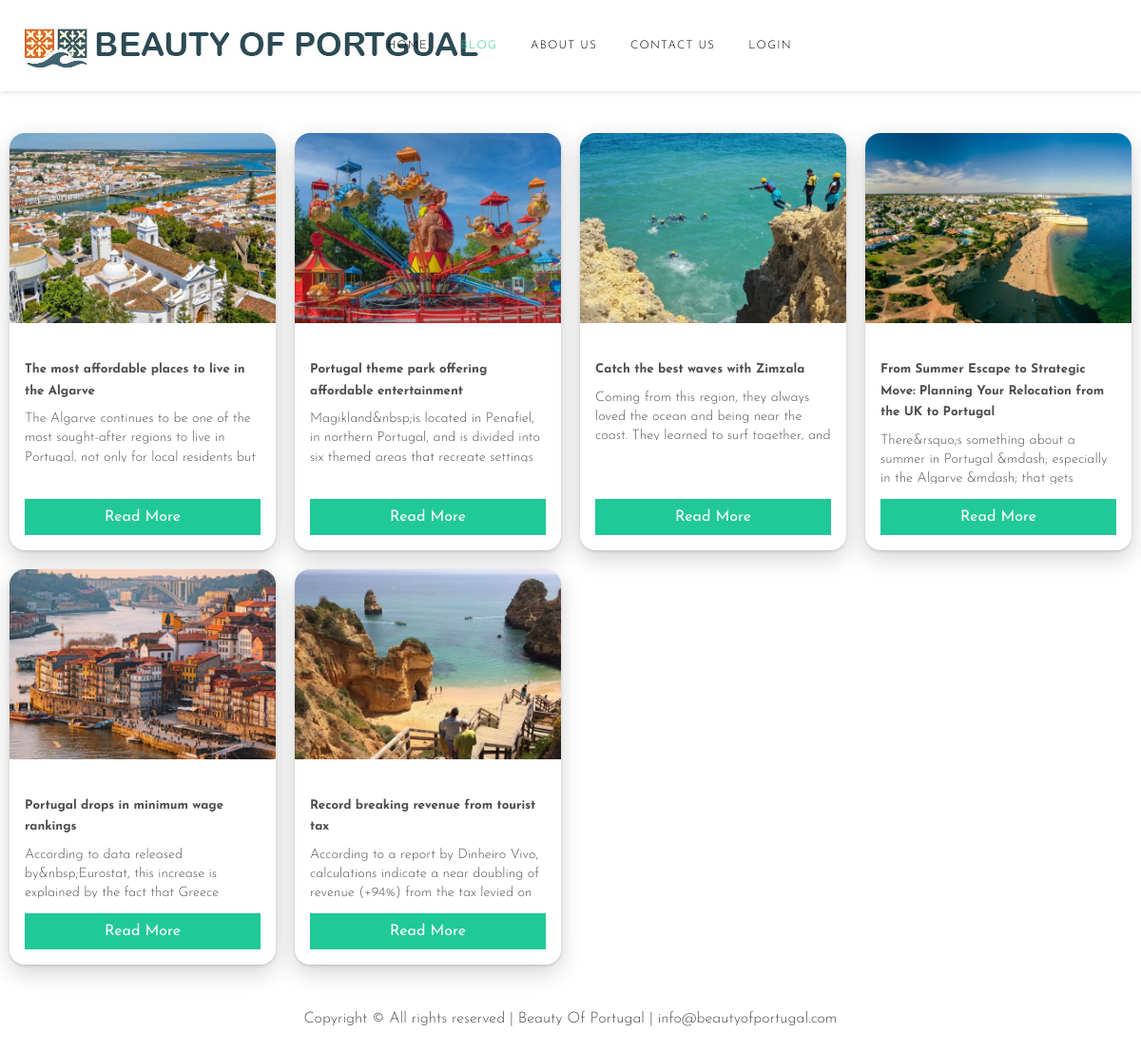
Screenshot of /blog/ with the database file from the repository.
### cms/models.py (models this page shows, shortened)
class Blog(models.Model):
    user = models.ForeignKey(User, on_delete=models.CASCADE, related_name="blogs")
    title = models.CharField(max_length=150)
    description = models.TextField()
    slug = models.SlugField(unique=True, blank=True, null=True)
    banner = models.ImageField(null=True, blank=True, upload_to="images/")
    created_at = models.DateTimeField(auto_now_add=True)

### landing/views.py (the view)
# urls.py: path('blog/', views.blog_list, name='blog'),
def blog_list(request):
    blogs = Blog.objects.all()
    return render(request, "blog.html", {"blogs": blogs})

### accounts/context_processors.py (called while the page is built)
def user_profile(request):
    if request.user.is_authenticated:
        try:
            profile = CustomUserProfile.objects.get(user=request.user)
        except CustomUserProfile.DoesNotExist:
            profile = None
        return {'user_profile': profile}
    return {}

### cart/context_processors.py (called while the page is built)
def cart_count(request):
    if request.user.is_authenticated:
        cart = Cart.objects.filter(user=request.user).first()
        if cart:
            total_quantity = CartItem.objects.filter(cart=cart).aggregate(total_quantity=models.Sum('quantity'))['total_quantity'] or 0
            return {'cart_count': total_quantity}
    return {'cart_count': 0}

### templates/blog.html (shortened to what this page needs)
{% extends 'landing_base.html' %}
{% block content %}
<div class="container-fluid blog-top-margin">
  <div class="row">
    {% for blog in blogs %}
    <div class="blog-col d-flex">
      <div class="blog-card w-100 h-100">
        {% if blog.banner %}
        <img src="{{ blog.banner.url }}" alt="{{ blog.title }}">
        {% endif %}
        <div class="blog-card-body">
          <div>
            <h5 class="blog-card-title">{{ blog.title }}</h5>
            <p class="blog-card-text">{{ blog.description|truncatewords:25|striptags }}</p>
          </div>
          <a href="{% url 'blog_detail' blog.slug %}" class="btn btn-primary w-100">Read More</a>
        </div>
      </div>
    </div>
    {% endfor %}
  </div>
</div>
{% endblock %}

### templates/landing_base.html (shortened to what this page needs)
{% load static %}
<!DOCTYPE html>
<html lang="en">
<head>
    <link rel="stylesheet" href="https://cdnjs.cloudflare.com/ajax/libs/font-awesome/5.15.4/css/all.min.css" />
    <link rel="stylesheet" href="{% static 'fonts/icomoon/style.css'%}">
    <link rel="stylesheet" href="{% static 'css/bootstrap.min.css'%}">
    <link rel="stylesheet" href="{% static 'css/magnific-popup.css'%}">
    <link rel="stylesheet" href="{% static 'css/jquery-ui.css'%}">
    <link rel="stylesheet" href="{% static 'css/owl.carousel.min.css'%}">
    <link rel="stylesheet" href="{% static 'css/owl.theme.default.min.css'%}">
    <link rel="stylesheet" href="{% static 'css/lightgallery.min.css'%}">
    <link rel="stylesheet" href="{% static 'css/bootstrap-datepicker.css'%}">
    <link rel="stylesheet" href="{% static 'fonts/flaticon/font/flaticon.css'%}">
    <link rel="stylesheet" href="{% static 'css/swiper.css'%}">
    <link rel="stylesheet" href="{% static 'css/aos.css'%}">
    <link rel="stylesheet" href="{% static 'css/style.css'%}">
</head>
<body>
<div class="site-wrap">
<header class="site-navbar py-3 fixed-top bg-white " role="banner">
<div class="container-fluid">
<div class="row align-items-center">
<div class="col-12 col-xl-2 text-center text-xl-left" data-aos="fade-down">
  <h1 class="mb-0">
    <a href="/" class="text-black h2 mb-0">
      <img src="/static/images/bop_logo.jpg" alt="Image" class="img-fluid site-logo">
    </a>
  </h1>
</div>
<div class="col-10 col-md-8 d-none d-xl-block" data-aos="fade-down">
<nav class="site-navigation position-relative text-right text-lg-center" role="navigation">
<ul class="site-menu js-clone-nav mx-auto d-none d-lg-block">
  <li class="{% if request.path == '/' %}active{% endif %}"><a href="/">Home</a></li>
  <li class="{% if request.path == '/blog/' %}active{% endif %}"><a href="{% url 'blog' %}">Blog</a></li>
  <li class="{% if request.path == '/aboutus/' %}active{% endif %}"><a href="{% url 'aboutus' %}">About Us</a></li>
  <li class="{% if request.path == '/contact/' %}active{% endif %}"><a href="{% url 'contact' %}">Contact Us</a></li>
  {% if user.is_authenticated %}
  <li class="{% if request.path == '/dashboard/' %}active{% endif %}"><a href="/dashboard/">Dashboard</a></li>
{% else %}
  <li class="{% if request.path == '/register/' %}active{% endif %}"><a href="{% url 'register' %}">Login</a></li>
{% endif %}
</ul>
</nav>
</div>
<div class="col-6 col-xl-2 text-right" data-aos="fade-down">
</div>
</div>
</div>
</div>
{% block content %}{% endblock %}
<div class="footer py-4">
<div class="container-fluid text-center">
<p>
Copyright &copy; All rights reserved | Beauty Of Portugal | info@beautyofportugal.com</a>
</p>
</div>
</div>
</body>
</html>

### static/css/style.css (style rules this page uses)
body { line-height: 1.7; color: #4d4d4d; font-weight: 300; font-size: 1rem; }
a { -webkit-transition: .3s all ease; -o-transition: .3s all ease; transition: .3s all ease; }
.text-black { color: #000 !important; }
.site-wrap:before { -webkit-transition: .3s all ease-in-out; -o-transition: .3s all ease-in-out; transition: .3s all ease-in-out; background: rgba(0, 0, 0, 0.6); content: ""; position: absolute; z-index: 2000; top: 0; left: 0; right: 0; bottom: 0; opacity: 0; visibility: hidden; }
.btn { border-radius: 0; }
.site-navbar { margin-bottom: 0px; z-index: 9; position: relative; }
.site-navbar .site-navigation .site-menu { margin-bottom: 0; }
.site-navbar .site-navigation .site-menu .active > a { color: #20c997; }
.site-navbar .site-navigation .site-menu a { text-decoration: none !important; font-size: 15px; display: inline-block; }
.site-navbar .site-navigation .site-menu > li { display: inline-block; padding: 10px 5px; }
.site-navbar .site-navigation .site-menu > li > a { padding: 10px 10px; text-transform: uppercase; letter-spacing: .1em; color: #000; font-size: 12px; text-decoration: none !important; }
.site-mobile-menu .site-nav-wrap { padding: 0; margin: 0; list-style: none; position: relative; }
.site-mobile-menu .site-nav-wrap a { padding: 10px 20px; display: block; position: relative; color: #212529; }
.site-mobile-menu .site-nav-wrap li { position: relative; display: block; }
.site-mobile-menu .site-nav-wrap li.active > a { color: #20c997; }
.site-mobile-menu .site-nav-wrap > li { display: block; position: relative; float: left; width: 100%; }
.site-mobile-menu .site-nav-wrap > li > a { padding-left: 20px; font-size: 20px; }
.site-navbar { position: fixed; top: 0; width: 100%; z-index: 1000; background-color: white; box-shadow: 0px 2px 5px rgba(0, 0, 0, 0.1); }
.site-wrap { padding-top: 80px; }

### templates/landing_base.html (style rules this page uses)
.site-logo { max-width: 940px; transition: max-width 0.2s; }

### templates/blog.html (style rules this page uses)
.blog-top-margin { margin-top: 60px; }
.blog-card { border-radius: 16px; overflow: hidden; box-shadow: 0 8px 24px rgba(0,0,0,0.18), 0 1.5px 3px rgba(0,0,0,0.12); display: flex; flex-direction: column; height: 100%; }
.blog-card img { height: 200px; width: 100%; object-fit: cover; }
.blog-card-body { padding: 1rem; display: flex; flex-direction: column; justify-content: space-between; flex: 1; }
.blog-card-title { margin-bottom: 0.5rem; }
.blog-card-text { font-size: 0.9rem; color: #555; line-height: 1.4; max-height: 3.8em; overflow: hidden; word-wrap: break-word; overflow-wrap: break-word; }
.blog-col { margin-bottom: 20px; padding-left: 10px; padding-right: 10px; }
@media (min-width: 1200px) { .blog-col { flex: 0 0 25%; max-width: 25%; } }

### rows the page displays
Blog: banner (picture), title "The most affordable places to live in the Algarve", description "The Algarve continues to be one of the most sought-after regions to live in Portugal, not only for local residents but…"
Blog: banner (picture), title "Portugal theme park offering affordable entertainment", description "Magikland&nbsp;is located in Penafiel, in northern Portugal, and is divided into six themed areas that recreate settings…"
Blog: banner (picture), title "Catch the best waves with Zimzala", description "Coming from this region, they always loved the ocean and being near the coast. They learned to surf together, and…"
Blog: banner (picture), title "From Summer Escape to Strategic Move: Planning Your Relocation from the UK to Portugal", description "There&rsquo;s something about a summer in Portugal &mdash; especially in the Algarve &mdash; that gets…"
Blog: banner (picture), title "Portugal drops in minimum wage rankings", description "According to data released by&nbsp;Eurostat, this increase is explained by the fact that Greece…"
Blog: banner (picture), title "Record breaking revenue from tourist tax", description "According to a report by Dinheiro Vivo, calculations indicate a near doubling of revenue (+94%) from the tax levied on…"
